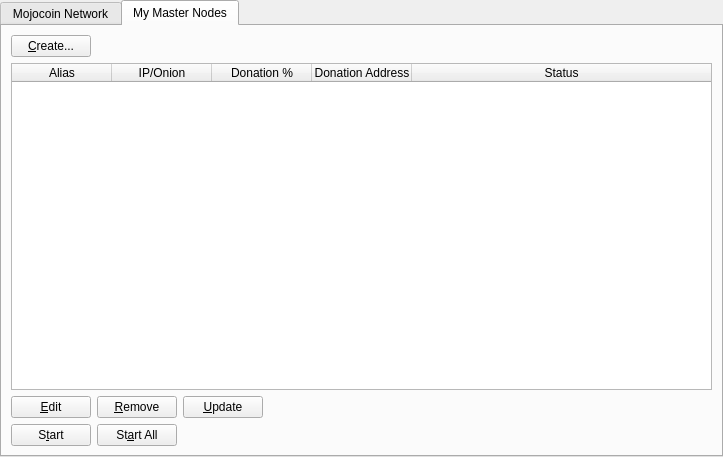
<?xml version="1.0" encoding="UTF-8"?>
<ui version="4.0">
 <class>MasternodeManager</class>
 <widget class="QWidget" name="MasternodeManager">
  <property name="geometry">
   <rect>
    <x>0</x>
    <y>0</y>
    <width>723</width>
    <height>457</height>
   </rect>
  </property>
  <property name="windowTitle">
   <string>Form</string>
  </property>
  <layout class="QVBoxLayout" name="topLayout">
   <property name="leftMargin">
    <number>0</number>
   </property>
   <property name="topMargin">
    <number>0</number>
   </property>
   <property name="rightMargin">
    <number>0</number>
   </property>
   <property name="bottomMargin">
    <number>0</number>
   </property>
   <item>
    <layout class="QVBoxLayout" name="verticalLayout">
     <property name="bottomMargin">
      <number>0</number>
     </property>
     <item>
      <widget class="QTabWidget" name="tabWidget">
       <property name="currentIndex">
        <number>1</number>
       </property>
       <widget class="QWidget" name="tab">
        <attribute name="title">
         <string>Mojocoin Network</string>
        </attribute>
        <layout class="QGridLayout" name="gridLayout">
         <item row="1" column="0">
          <widget class="QTableWidget" name="tableWidget">
           <property name="editTriggers">
            <set>QAbstractItemView::NoEditTriggers</set>
           </property>
           <property name="alternatingRowColors">
            <bool>true</bool>
           </property>
           <property name="selectionBehavior">
            <enum>QAbstractItemView::SelectRows</enum>
           </property>
           <property name="sortingEnabled">
            <bool>true</bool>
           </property>
           <attribute name="horizontalHeaderStretchLastSection">
            <bool>true</bool>
           </attribute>
           <column>
            <property name="text">
             <string>Address</string>
            </property>
           </column>
           <column>
            <property name="text">
             <string>Rank</string>
            </property>
           </column>
           <column>
            <property name="text">
             <string>Active</string>
            </property>
           </column>
           <column>
            <property name="text">
             <string>Active (secs)</string>
            </property>
           </column>
           <column>
            <property name="text">
             <string>Last Seen</string>
            </property>
           </column>
           <column>
            <property name="text">
             <string>Pubkey</string>
            </property>
           </column>
          </widget>
         </item>
         <item row="0" column="0">
          <layout class="QHBoxLayout" name="horizontalLayout_3">
           <property name="bottomMargin">
            <number>0</number>
           </property>
           <item>
            <widget class="QLabel" name="label_2">
             <property name="text">
              <string>Mojocoin Node Count:</string>
             </property>
            </widget>
           </item>
           <item>
            <widget class="QLabel" name="countLabel">
             <property name="text">
              <string>0</string>
             </property>
            </widget>
           </item>
           <item>
            <spacer name="horizontalSpacer_3">
             <property name="orientation">
              <enum>Qt::Horizontal</enum>
             </property>
             <property name="sizeHint" stdset="0">
              <size>
               <width>40</width>
               <height>20</height>
              </size>
             </property>
            </spacer>
           </item>
          </layout>
         </item>
        </layout>
       </widget>
       <widget class="QWidget" name="tab_2">
        <attribute name="title">
         <string>My Master Nodes</string>
        </attribute>
        <layout class="QGridLayout" name="gridLayout_2">
         <item row="0" column="0">
          <layout class="QVBoxLayout" name="verticalLayout_2">
           <property name="bottomMargin">
            <number>0</number>
           </property>
           <item>
            <layout class="QHBoxLayout" name="horizontalLayout">
             <item>
              <widget class="QPushButton" name="createButton">
               <property name="text">
                <string>&amp;Create...</string>
               </property>
              </widget>
             </item>
             <item>
              <spacer name="horizontalSpacer">
               <property name="orientation">
                <enum>Qt::Horizontal</enum>
               </property>
               <property name="sizeHint" stdset="0">
                <size>
                 <width>40</width>
                 <height>20</height>
                </size>
               </property>
              </spacer>
             </item>
            </layout>
           </item>
           <item>
            <widget class="QTableWidget" name="tableWidget_2">
             <property name="editTriggers">
              <set>QAbstractItemView::NoEditTriggers</set>
             </property>
             <property name="alternatingRowColors">
              <bool>true</bool>
             </property>
             <property name="selectionMode">
              <enum>QAbstractItemView::SingleSelection</enum>
             </property>
             <property name="selectionBehavior">
              <enum>QAbstractItemView::SelectRows</enum>
             </property>
             <attribute name="horizontalHeaderStretchLastSection">
              <bool>true</bool>
             </attribute>
             <column>
              <property name="text">
               <string>Alias</string>
              </property>
             </column>
             <column>
              <property name="text">
               <string>IP/Onion</string>
              </property>
             </column>
             <column>
              <property name="text">
               <string>Donation %</string>
              </property>
             </column>
             <column>
              <property name="text">
               <string>Donation Address</string>
              </property>
             </column>
             <column>
              <property name="text">
               <string>Status</string>
              </property>
             </column>
            </widget>
           </item>
           <item>
            <layout class="QHBoxLayout" name="horizontalLayout_2">
             <property name="bottomMargin">
              <number>0</number>
             </property>
             <item>
              <widget class="QPushButton" name="editButton">
               <property name="text">
                <string>&amp;Edit</string>
               </property>
              </widget>
             </item>
             <item>
              <widget class="QPushButton" name="removeButton">
               <property name="text">
                <string>&amp;Remove</string>
               </property>
              </widget>
             </item>
             <item>
              <widget class="QPushButton" name="UpdateButton">
               <property name="text">
                <string>&amp;Update</string>
               </property>
              </widget>
             </item>
             <item>
              <spacer name="horizontalSpacer_2">
               <property name="orientation">
                <enum>Qt::Horizontal</enum>
               </property>
               <property name="sizeHint" stdset="0">
                <size>
                 <width>40</width>
                 <height>20</height>
                </size>
               </property>
              </spacer>
             </item>
            </layout>
           </item>
           <item>
            <layout class="QHBoxLayout" name="horizontalLayout_4">
             <property name="bottomMargin">
              <number>0</number>
             </property>
            </layout>
           </item>
           <item>
            <layout class="QHBoxLayout" name="horizontalLayout_5">
             <property name="bottomMargin">
              <number>0</number>
             </property>
             <item>
              <widget class="QPushButton" name="startButton">
               <property name="text">
                <string>S&amp;tart</string>
               </property>
              </widget>
             </item>
             <item>
              <widget class="QPushButton" name="startAllButton">
               <property name="text">
                <string>St&amp;art All</string>
               </property>
              </widget>
             </item>
             <item>
              <spacer name="horizontalSpacer_5">
               <property name="orientation">
                <enum>Qt::Horizontal</enum>
               </property>
               <property name="sizeHint" stdset="0">
                <size>
                 <width>40</width>
                 <height>20</height>
                </size>
               </property>
              </spacer>
             </item>
            </layout>
           </item>
          </layout>
         </item>
        </layout>
       </widget>
      </widget>
     </item>
    </layout>
   </item>
  </layout>
 </widget>
 <resources/>
 <connections/>
</ui>
